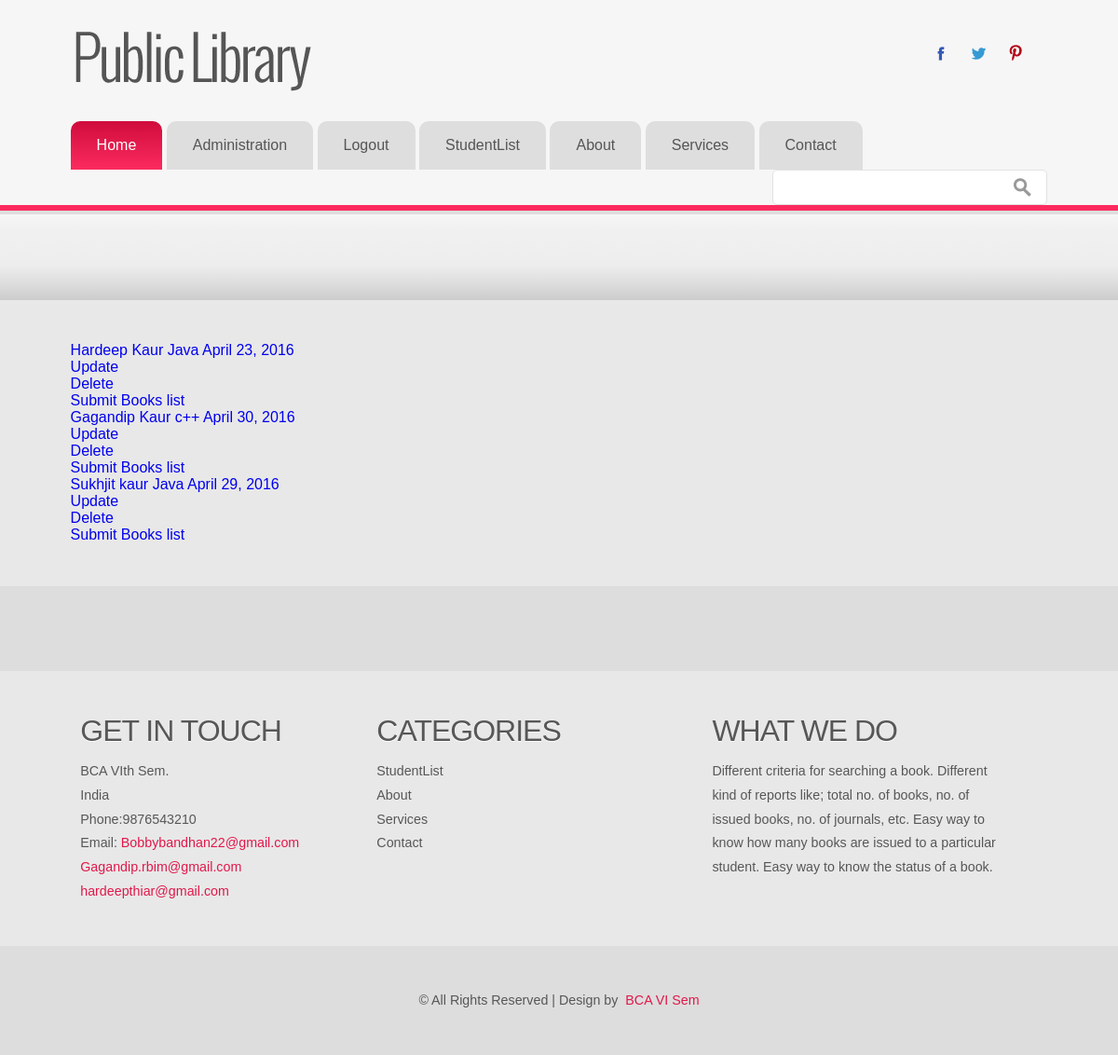
The page /return/ (signed in) on the database its author committed.
### libsys/models.py (models this page shows, shortened)
class Return(models.Model):
	regno = models.ForeignKey(Student)
	accno = models.ForeignKey(Book)
	date_of_return = models.DateField()

class Student(models.Model):
	name = models.CharField(max_length=50)
	regno = models.IntegerField()
	date_of_issue = models.DateField()
	address = models.TextField()
	course = models.CharField(
		max_length=10,
		choices = (
			('BCA', 'BCA'),
			('BBA', 'BBA'),
			('MBA', 'MBA'),
			('B.Com', 'B.Com')
		)
	)
	accno = models.ForeignKey(Book)
	gender = models.CharField(
		max_length=1,
		choices = (
			('M', 'Male'),
			('F', 'Female')
		)
	)
	def __str__(self):
		return self.name

class Book(models.Model):
	accno = models.IntegerField(primary_key=True)
	author = models.CharField(max_length=50)
	title = models.CharField(max_length=50)
	publication = models.CharField(max_length=50)
	edition = models.CharField(max_length=50)
	no_of_copies = models.IntegerField()
	volume = models.CharField(max_length=50)
	date_purchase = models.DateField()
	price = models.FloatField()
	status = models.CharField(max_length=50)
	def __str__(self):
		return self.title

### libsys/views.py (the view)
# urls.py: url(r'^return/$', views.Return1.as_view(), name='return'),
class Return1(ListView):
	template_name = "libsys/return.html"
	model=Return

### libsys/templates/libsys/return.html
{% extends 'libsys/LLLL.html' %}
{% block content %}
	{% for Return in object_list %}
	<div class="col-md-12">
		<a href="{% url 'return_detail' Return.pk %}">
			{{ Return.regno }}
			{{ Return.accno }}
			{{ Return.date_of_return }}
		</a>
	</div>
	<div class="col-md-12">
		<a href="{% url 'return_update' Return.pk %}">
			Update
		</a>
	</div>
	<div class="col-md-12">
		<a href="{% url 'return_delete' Return.pk %}">
			Delete
		</a>
	</div>
	<div class="col-md-12">
		<a href="{% url 'return_create' %}">
			Submit Books list
		</a>
	</div>
	{% endfor %}
{% endblock %}

### libsys/static/libsys/css/style.css (style rules this page uses)
html,body,div,span,applet,object,iframe,h1,h2,h3,h4,h5,h6,p,blockquote,pre,a,abbr,acronym,address,big,cite,code,del,dfn,em,img,ins,kbd,q,s,samp,small,strike,strong,sub,sup,tt,var,b,u,i,dl,dt,dd,ol,nav ul,nav li,fieldset,form,label,legend,table,caption,tbody,tfoot,thead,tr,th,td,article,aside,canvas,details,embed,figure,figcaption,footer,header,hgroup,menu,nav,output,ruby,section,summary,time,mark,audio,video { margin:0;padding:0;border:0;font-size:100%;font:inherit;vertical-align:baseline; }
a { text-decoration:none; }
body { background-color: #f6f6f6; font-family: Arial, Geneva,Helvetica, sans-serif; font-size: 100%; }

### rows shown on the page
Return: regno "Hardeep Kaur", accno "Java", date_of_return "April 23, 2016"
Return: regno "Gagandip Kaur", accno "c++", date_of_return "April 30, 2016"
Return: regno "Sukhjit kaur", accno "Java", date_of_return "April 29, 2016"
